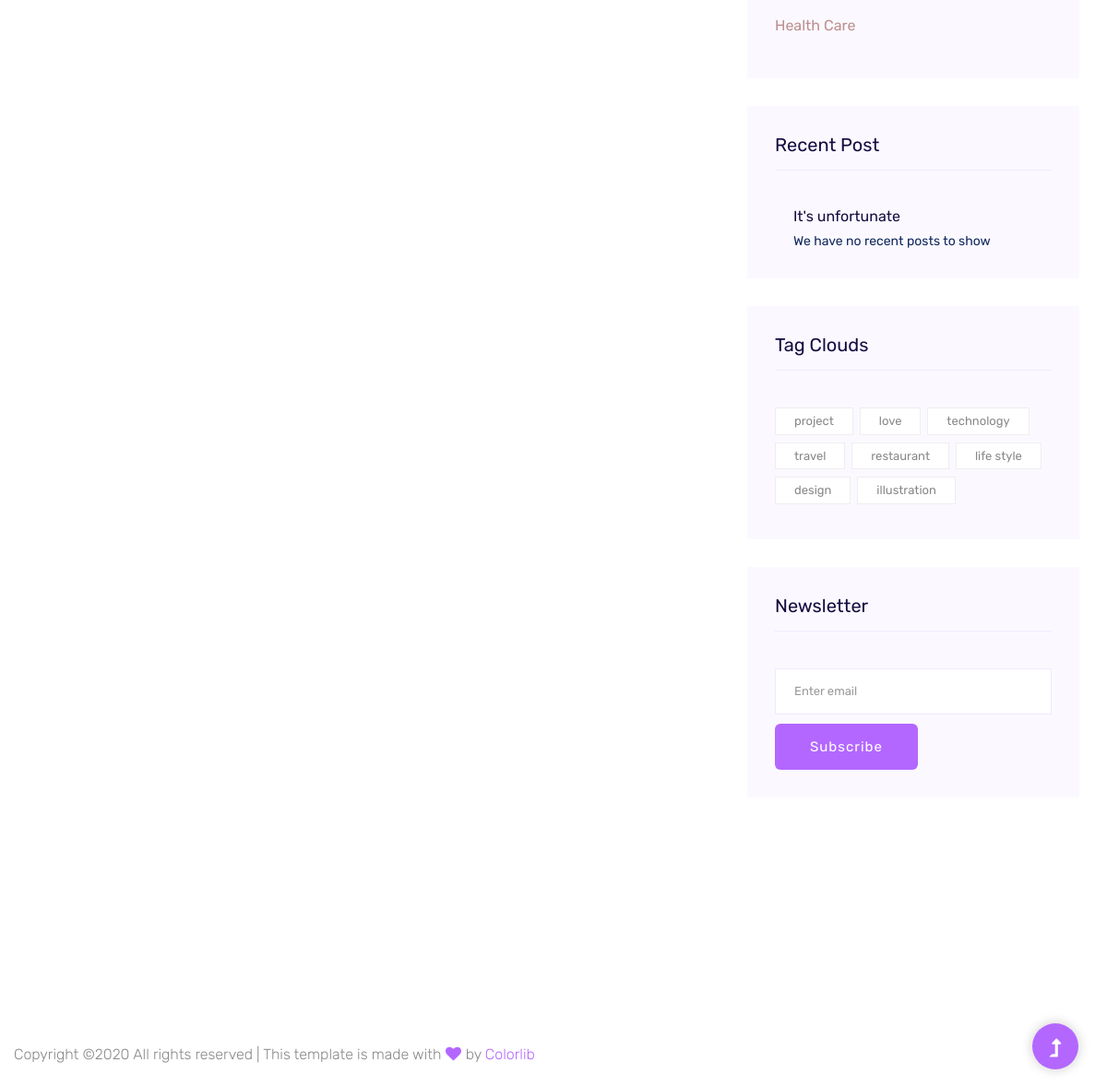
/directions/listing/blog-query/viewing-results/ (lower part), run on an earlier commit of the app's database.
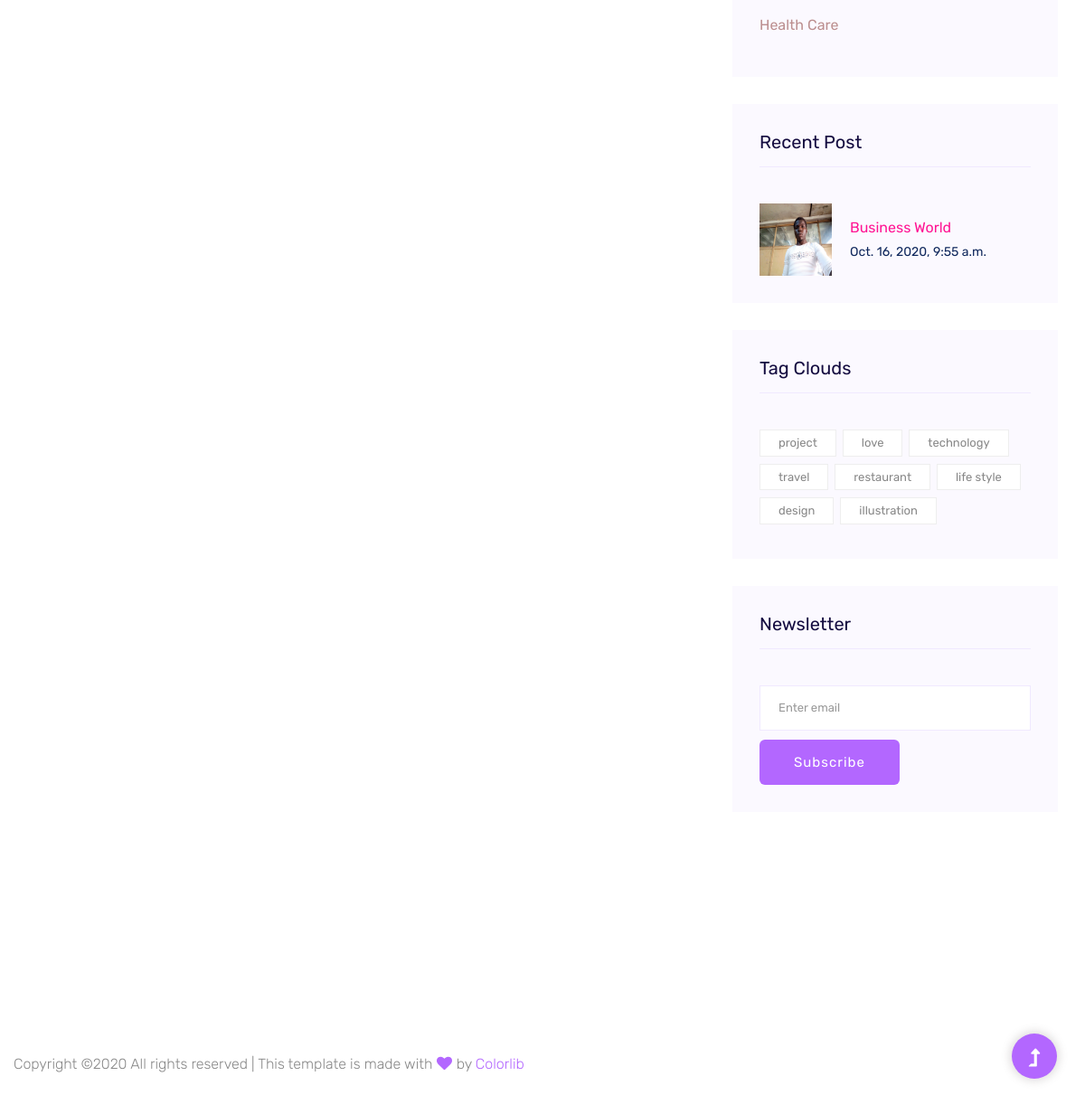
And on a later commit of the database.
### business/models.py (models this page shows, shortened)
class Blog(models.Model):
    slug = models.SlugField(null=True, blank=True, help_text="short description of the blog", max_length=100, unique=True)
    name = models.CharField(help_text="Blog description", max_length=200, unique=True)
    blogger = models.CharField(max_length=20, help_text='user name of the blogger')
    post = models.TextField(help_text="blof post")
    overview = models.TextField(help_text="a brief overview to invoke eager", default="No overview has been entered for this blog")
    date = models.DateTimeField(auto_now_add=True ,help_text="When the blog post was written")
    category = models.CharField(max_length=50, help_text='Used for filtering', null=True, blank=True)
    comments = models.IntegerField(default=0, help_text='No of comments for particular blog')
    likes = models.IntegerField(default=0, help_text='No of likes for particular blog')
    photo = models.ImageField(upload_to='blog/images/' ,help_text="An Image for the blog", null=True, blank=True)

### business/views.py (the view)
# urls.py: path('listing/blog-query/viewing-results/', views.blogQueryResults, name='blog-query-results'),
def blogQueryResults(request):
    queries = []
    recentBlogs = [i for i in models.Blog.objects.all()]
    recentBlogs = [recentBlogs[i] for i in range(len(recentBlogs) - 1, -1, -1)]
    recentBlogs = recentBlogs[: 4] if len(recentBlogs) > 4 else recentBlogs
    if request.method == 'POST':
        keyword = request.POST.get('keyword')
        queries = [i for i in models.Blog.objects.all() if keyword in i.name]
    return render(request, 'business/blog-query-results.html', {'queries':queries, 'recentBlogs':recentBlogs})

### business/templates/business/blog-query-results.html (shortened to what the changed rows need)
{% extends 'main/base.html' %}
{% load static %}
{% block mainContent %}
        <section class="blog_area section-padding">
            <div class="container">
                <div class="row">
                    <div class="col-lg-4">
                        <div class="blog_right_sidebar">
                            <aside class="single_sidebar_widget popular_post_widget">
                                {% if recentBlogs|length == 0 %}
                                    <div class="media post_item">
                                       <div class="media-body">
                                          <a href="#">
                                             <h3>It's unfortunate</h3>
                                          </a>
                                          <p>We have no recent posts to show</p>
                                       </div>
                                    </div>
                                 {% else %}
                                    {% for recentBlog in recentBlogs %}
                                        <div class="media post_item">
                                           <img height="80" width="80" src="{{ recentBlog.photo.url }}" alt="post">
                                           <div class="media-body">
                                              <a href="{% url 'business:blog-details' slug=recentBlog.slug %}">
                                                 <h3 style="color: deeppink">{{ recentBlog.name }}</h3>
                                              </a>
                                              <p>{{ recentBlog.date }}</p>
                                           </div>
                                            </div>
                                    {% endfor %}
                                 {% endif %}
                            </aside>
                        </div>
                    </div>
                </div>
            </div>
        </section>
{% endblock %}

What changed in the data, as far as the page shows it:
added Blog: photo (picture), name "Business World", date "Oct. 16, 2020, 9:55 a.m."
Also different on the page:
text no longer shown: "It's unfortunate We have no recent posts to show"
